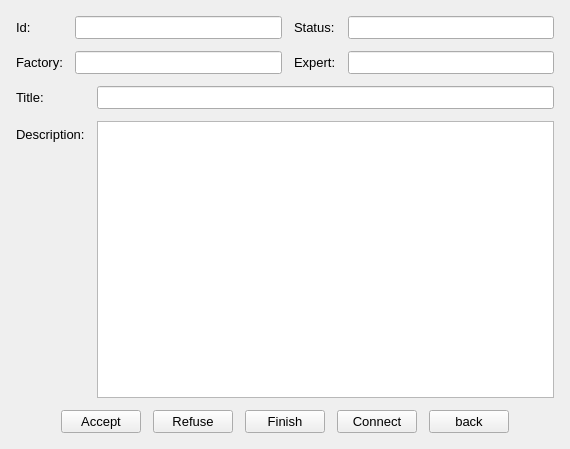
<?xml version='1.0' encoding='utf-8'?>
<ui version="4.0">
 <class>TicketDialogDetail</class>
 <widget class="QWidget" name="TicketDialogDetail">
  <property name="geometry">
   <rect>
    <x>0</x>
    <y>0</y>
    <width>570</width>
    <height>449</height>
   </rect>
  </property>
  <property name="windowTitle">
   <string>Form</string>
  </property>
  <layout class="QVBoxLayout" name="verticalLayout">
   <item>
    <layout class="QGridLayout" name="gridLayout">
     <item row="1" column="1">
      <widget class="QLineEdit" name="factory" />
     </item>
     <item row="1" column="0">
      <widget class="QLabel" name="label_2">
       <property name="text">
        <string>Factory:</string>
       </property>
      </widget>
     </item>
     <item row="0" column="2">
      <widget class="QLabel" name="label_4">
       <property name="text">
        <string>Status:</string>
       </property>
      </widget>
     </item>
     <item row="0" column="0">
      <widget class="QLabel" name="label">
       <property name="text">
        <string>Id:</string>
       </property>
      </widget>
     </item>
     <item row="1" column="3">
      <widget class="QLineEdit" name="expert" />
     </item>
     <item row="0" column="1">
      <widget class="QLineEdit" name="id" />
     </item>
     <item row="1" column="2">
      <widget class="QLabel" name="label_3">
       <property name="text">
        <string>Expert:</string>
       </property>
      </widget>
     </item>
     <item row="0" column="3">
      <widget class="QLineEdit" name="status" />
     </item>
    </layout>
   </item>
   <item>
    <layout class="QFormLayout" name="formLayout">
     <item row="0" column="0">
      <widget class="QLabel" name="label_5">
       <property name="text">
        <string>Title:</string>
       </property>
      </widget>
     </item>
     <item row="0" column="1">
      <widget class="QLineEdit" name="title" />
     </item>
     <item row="1" column="0">
      <widget class="QLabel" name="label_6">
       <property name="text">
        <string>Description:</string>
       </property>
      </widget>
     </item>
     <item row="1" column="1">
      <widget class="QTextEdit" name="description" />
     </item>
    </layout>
   </item>
   <item>
    <layout class="QHBoxLayout" name="horizontalLayout">
     <item>
      <spacer name="horizontalSpacer">
       <property name="orientation">
        <enum>Qt::Horizontal</enum>
       </property>
       <property name="sizeHint" stdset="0">
        <size>
         <width>40</width>
         <height>20</height>
        </size>
       </property>
      </spacer>
     </item>
     <item>
      <widget class="QPushButton" name="btnAccept">
       <property name="text">
        <string>Accept</string>
       </property>
      </widget>
     </item>
     <item>
      <widget class="QPushButton" name="btnRefuse">
       <property name="text">
        <string>Refuse</string>
       </property>
      </widget>
     </item>
     <item>
      <widget class="QPushButton" name="btnFinish">
       <property name="text">
        <string>Finish</string>
       </property>
      </widget>
     </item>
     <item>
      <widget class="QPushButton" name="btnConnect">
       <property name="text">
        <string>Connect</string>
       </property>
      </widget>
     </item>
     <item>
      <widget class="QPushButton" name="btnBack">
       <property name="text">
        <string>back</string>
       </property>
      </widget>
     </item>
     <item>
      <spacer name="horizontalSpacer_2">
       <property name="orientation">
        <enum>Qt::Horizontal</enum>
       </property>
       <property name="sizeHint" stdset="0">
        <size>
         <width>40</width>
         <height>20</height>
        </size>
       </property>
      </spacer>
     </item>
    </layout>
   </item>
  <property name="spacing"><number>12</number></property><property name="leftMargin"><number>16</number></property><property name="topMargin"><number>16</number></property><property name="rightMargin"><number>16</number></property><property name="bottomMargin"><number>16</number></property></layout>
 <property name="font"><font><family>Segoe UI</family><pointsize>10</pointsize></font></property></widget>
 <resources />
 <connections />
</ui>
